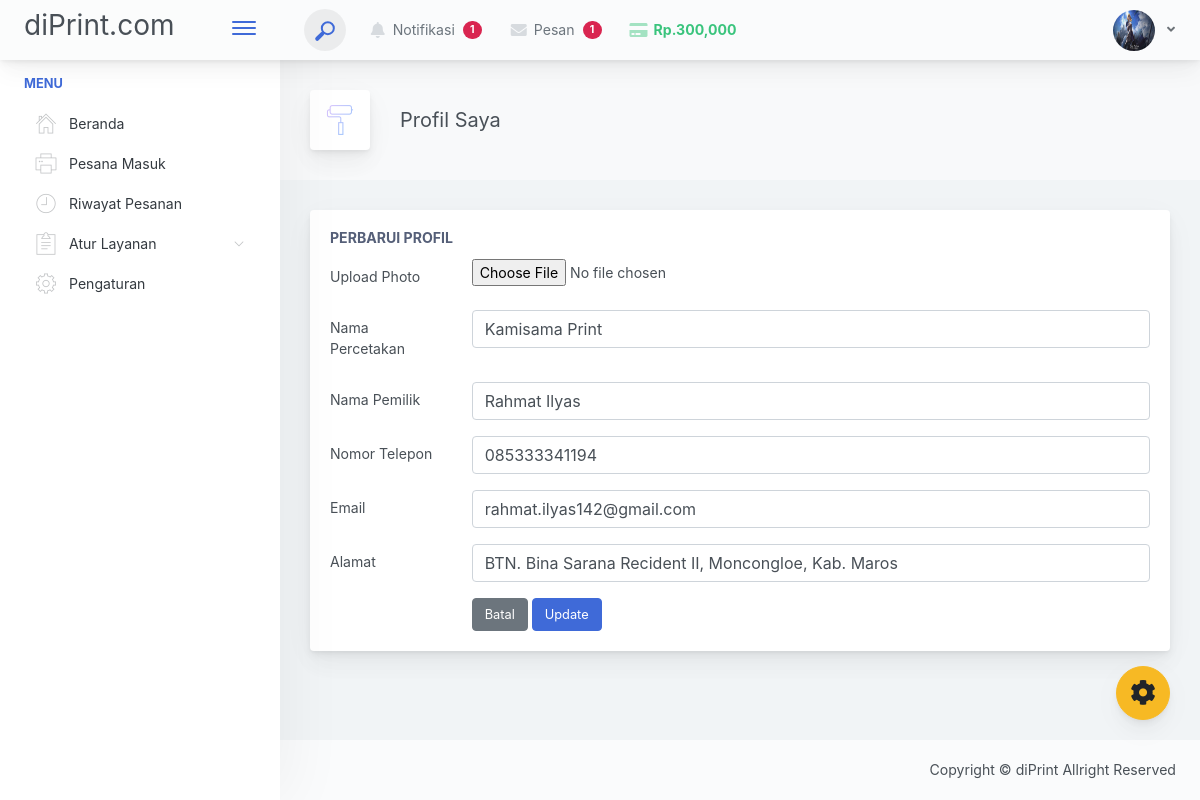
Page /mitra/edit_profil.php (signed in) on the committed database.
### tables this page shows
CREATE TABLE `agen` (
  `id` int NOT NULL,
  `nama_percetakan` varchar(100) NOT NULL,
  `nama_pemilik` varchar(255) NOT NULL,
  `telpon` varchar(100) NOT NULL,
  `email` varchar(100) NOT NULL,
  `alamat` varchar(100) NOT NULL,
  `password` varchar(500) NOT NULL,
  `poto` varchar(100) NOT NULL,
  `keterangan` varchar(500) NOT NULL,
  `status` varchar(50) NOT NULL DEFAULT 'new'
);

### function.php (called while the page is built, shortened)
<?php
   function query($query) {
    global $conn;
    $result = mysqli_query($conn, $query);
    $rows = [];
    while ($row = mysqli_fetch_assoc($result)) {
        $rows[] = $row;
    }
    return $rows;
   }
?>

### mitra/edit_profil.php (the view, shortened to what this page needs)
<?php
require('template/header.php');
$id = $_SESSION['id_mitra'];
$edit = query("SELECT * FROM agen WHERE id='$id'") [0];
?>
<div class="app-main__inner">
    <div class="app-page-title">
        <div class="page-title-wrapper">
            <div class="page-title-heading">
                <div class="page-title-icon">
                    <i class="pe-7s-paint icon-gradient bg-deep-blue"></i>
                </div>
                <div>Profil Saya</div>
            </div>
        </div>
    </div>
    <div class="main-card mb-3 card">
        <div class="card-body">
            <h5 class="card-title">Perbarui Profil</h5>
            <form class="" action="" method="POST" enctype="multipart/form-data">
                <div class="position-relative row form-group">
                    <label for="exampleFile" class="col-sm-2 col-form-label">Upload Photo</label>
                    <div class="col-sm-10">
                        <input name="poto" id="poto" type="file" value="<?= $edit["poto"]; ?>" class="form-control-file">
                    </div>
                </div>
                <div class="position-relative row form-group">
                    <label for="exampleEmail" class="col-sm-2 col-form-label">Nama Percetakan</label>
                    <div class="col-sm-10">
                        <input name="nama_percetakan" id="nama_percetakan" type="text" value="<?= $edit["nama_percetakan"]; ?>" class="form-control">
                    </div>
                </div>
                <div class="position-relative row form-group">
                    <label for="exampleEmail" class="col-sm-2 col-form-label">Nama Pemilik</label>
                    <div class="col-sm-10">
                        <input name="nama_pemilik" id="nama_pemilik" type="text" value="<?= $edit["nama_pemilik"]; ?>" class="form-control">
                    </div>
                </div>
                <div class="position-relative row form-group">
                    <label for="exampleEmail" class="col-sm-2 col-form-label">Nomor Telepon</label>
                    <div class="col-sm-10">
                        <input name="telpon" id="telpon" type="number" value="<?= $edit["telpon"]; ?>" class="form-control">
                    </div>
                </div>
                <div class="position-relative row form-group">
                    <label for="exampleEmail" class="col-sm-2 col-form-label">Email</label>
                    <div class="col-sm-10">
                        <input name="email" id="email" type="email" value="<?= $edit["email"]; ?>" class="form-control">
                    </div>
                </div>
                <div class="position-relative row form-group">
                    <label for="exampleEmail" class="col-sm-2 col-form-label">Alamat</label>
                    <div class="col-sm-10">
                        <input name="alamat" id="alamat" type="text" value="<?= $edit["alamat"]; ?>" class="form-control">
                    </div>
                </div>
                <div class="row">
                    <div class="col-sm-2"></div>
                    <div class="col-sm-10">
                        <a href="profil.php" class="btn btn-secondary">Batal</a>
                        <button class="btn btn-primary" type="submit" name="submit">Update</button>
                    </div>
                </div>
            </form>
        </div>
    </div>
</div>
<?php
require('template/footer.php');
?>

### mitra/template/header.php (shortened to what this page needs)
<?php
require ('../function.php');
if(isset($_SESSION["masuk_mitra"]) ) {
    $id = $_SESSION["id_mitra"];
    $getProfile = mysqli_query($conn, "SELECT * FROM agen WHERE id = '$id'");
    $mtr = mysqli_fetch_assoc($getProfile);
    $poto = $mtr["poto"];
} else {
    header("Location: login.php");
    exit;
}
?>
<!doctype html>
    <html lang="en">
    <head>
        <link href="./main.css" rel="stylesheet">
        <link href="./../layout/vendor/datatables/dataTables.bootstrap4.min.css" rel="stylesheet">
        <link href="./assets/sweetalert2/sweetalert2.min.css" rel="stylesheet">
        <link href="./../assets/izitoast/css/iziToast.min.css" rel="stylesheet">
    </head>
    <body>
        <div class="app-container app-theme-white body-tabs-shadow fixed-sidebar fixed-header">
            <div class="app-header header-shadow">
                <div class="app-header__logo">
                    <h3 class="header-logo">diPrint.com</h3>
                    <div class="header__pane ml-auto">
                        <div>
                            <button type="button" class="hamburger close-sidebar-btn hamburger--elastic"
                            data-class="closed-sidebar">
                            <span class="hamburger-box">
                                <span class="hamburger-inner"></span>
                            </span>
                        </button>
                    </div>
                </div>
            </div>
        <div class="app-header__content">
            <div class="app-header-left">
                <div class="search-wrapper">
                    <div class="input-holder">
                        <button class="search-icon" type="submit" name="cari"><span></span></button>
                    </div>
                </div>
                <ul class="header-menu nav">
                    <li class="nav-item">
                        <div class="d-inline-block dropdown">
                            <a href="#" class="nav-link" data-toggle="dropdown" aria-haspopup="true" aria-expanded="false">
                                <i class="nav-link-icon fa fa-bell"> </i>
                                Notifikasi
                                <span class="badge badge-pill badge-danger px-0 py-1" id="countNotif">1</span>
                            </a>
                        </div>
                    </li>
                    <li class="nav-item">
                        <div class="d-inline-block dropdown">
                            <a href="#" class="nav-link" data-toggle="dropdown" aria-haspopup="true" aria-expanded="false">
                                <i class="nav-link-icon fa fa-envelope"> </i>
                                Pesan
                                <span class="badge badge-pill badge-danger px-0 py-1" id="countNotif">1</span>
                            </a>
                        </div>
                    </li>
                    <li class="nav-item">
                        <div class="d-inline-block dropdown">
                            <a href="#" class="nav-link text-success" data-toggle="dropdown" aria-haspopup="true" aria-expanded="false">
                                <i class="nav-link-icon fa fa-credit-card text-success"></i> <b>Rp.300,000</b>
                            </a>
                        </div>
                    </li>
                </ul>
            </div>
            <div class="app-header-right">
                <div class="header-btn-lg pr-0">
                    <div class="widget-content p-0">
                        <div class="widget-content-wrapper">
                            <div class="widget-content-left">
                                <div class="btn-group">
                                    <a data-toggle="dropdown" aria-haspopup="true" aria-expanded="false"
                                    class="p-0 btn"><img width="42" height="41" class="rounded-circle" src="../mitra/img/daftar<?php echo $poto?>" alt=""> <i class="fa fa-angle-down ml-2 opacity-8"></i></a>
                                </div>
                            </div>
                        </div>
                    </div>
                </div>
            </div>
        </div>
    </div>
    <div class="ui-theme-settings">
        <button type="button" id="TooltipDemo" class="btn-open-options btn btn-warning">
            <i class="fa fa-cog fa-w-16 fa-spin fa-2x"></i>
        </button>
</div>
<div class="app-main">
    <div class="app-sidebar sidebar-shadow">
<div class="scrollbar-sidebar">
    <div class="app-sidebar__inner">
        <ul class="vertical-nav-menu">
            <li class="app-sidebar__heading">Menu</li>
            <li>
                <a href="index.php" id="nv-beranda">
                    <i class="metismenu-icon pe-7s-home"></i>
                    Beranda
                </a>
            </li>
            <li>
                <a href="pesanan.php" id="nv-pesanan">
                    <i class="metismenu-icon pe-7s-print"></i>
                    Pesana Masuk <span class="badge badge-pill badge-danger px-0 py-1 countPesanan" hidden="">0</span>
                </a>
            </li>
            <li>
                <a href="riwayat.php" id="nv-riwayat">
                    <i class="metismenu-icon pe-7s-clock"></i>
                    Riwayat Pesanan
                </a>
            </li>
            <li>
                <a href="#" id="nv-layanan">
                    <i class="metismenu-icon pe-7s-note2"></i>
                    Atur Layanan
                    <i class="metismenu-state-icon pe-7s-angle-down caret-left"></i>
                </a>
            </li>
            <li>
                <a href="pengaturan.php" id="nv-settings">
                    <i class="metismenu-icon pe-7s-config"></i>
                    Pengaturan
                </a>
            </li>
        </ul>
    </div>
</div>
</div>
<div class="app-main__outer">

### rows in the picture
agen: poto (picture), nama_percetakan "Kamisama Print", nama_pemilik "Rahmat Ilyas", telpon "085333341194", email "rahmat.ilyas142@gmail.com", alamat "BTN. Bina Sarana Recident II, Moncongloe, Kab. Maros"
